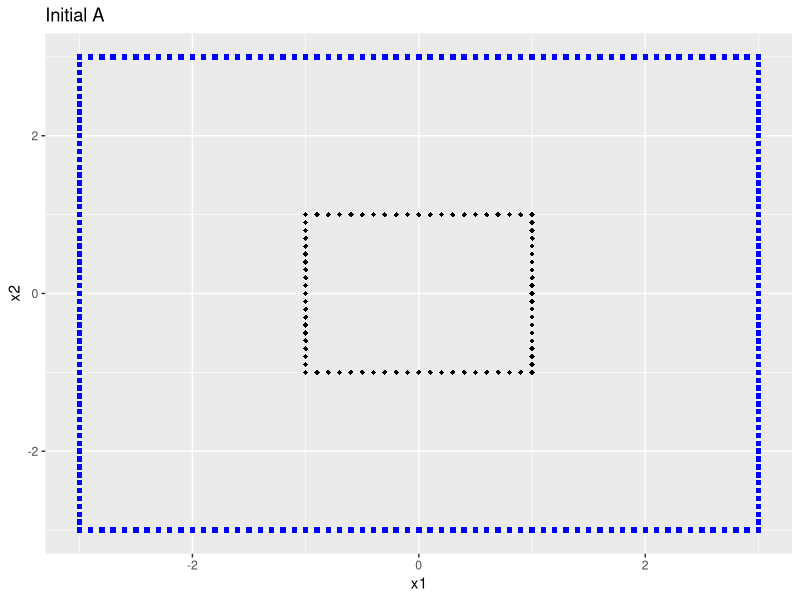
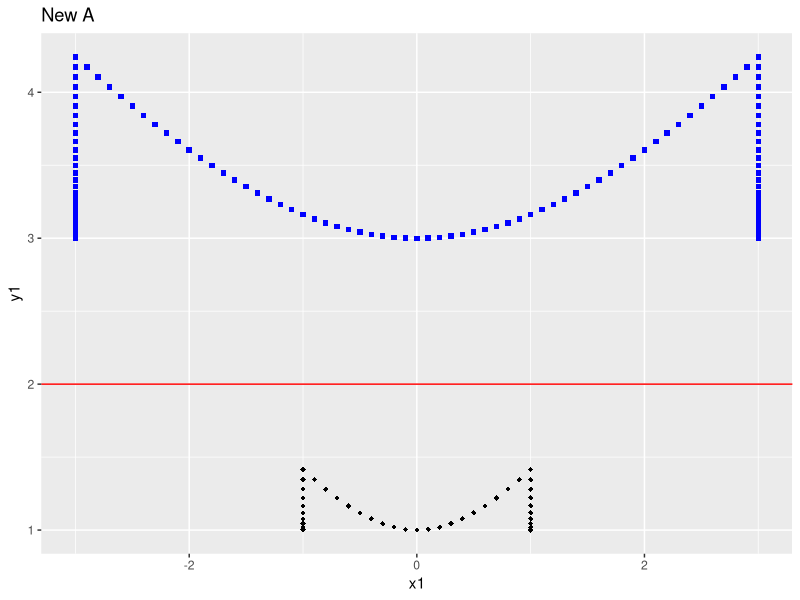
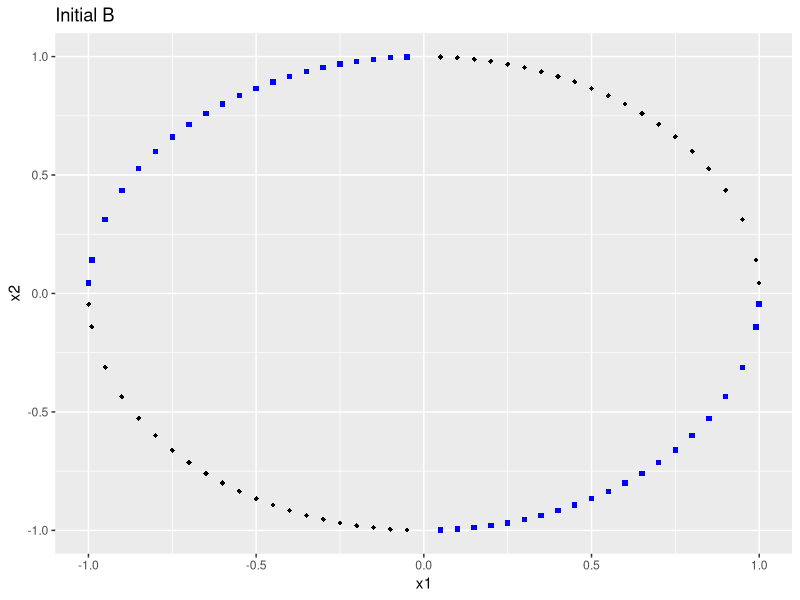
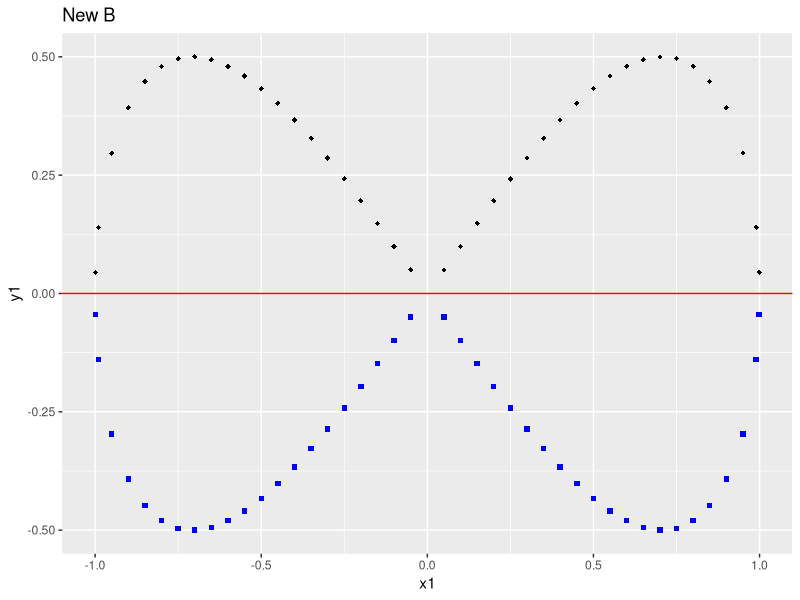
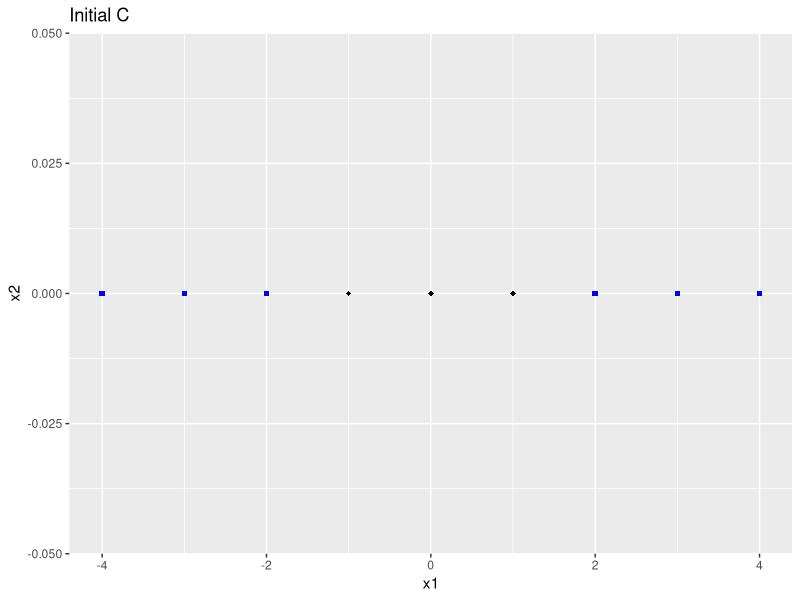
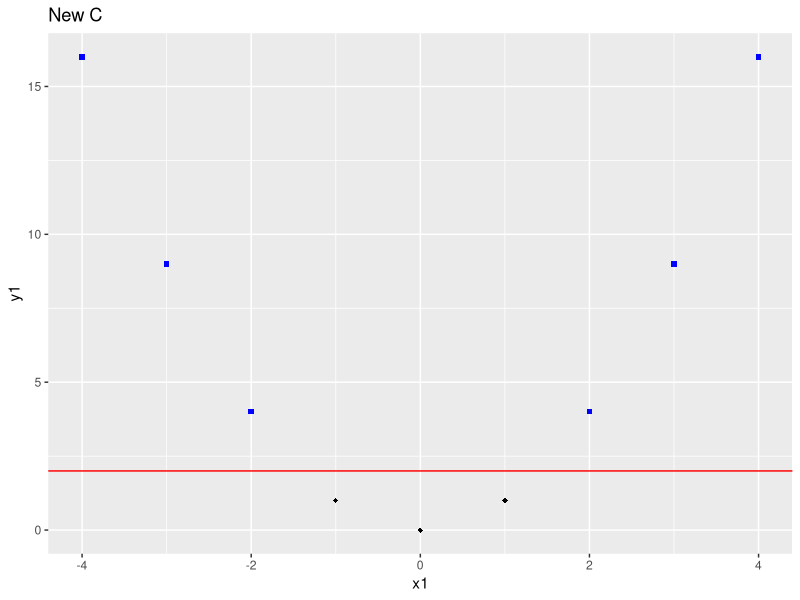
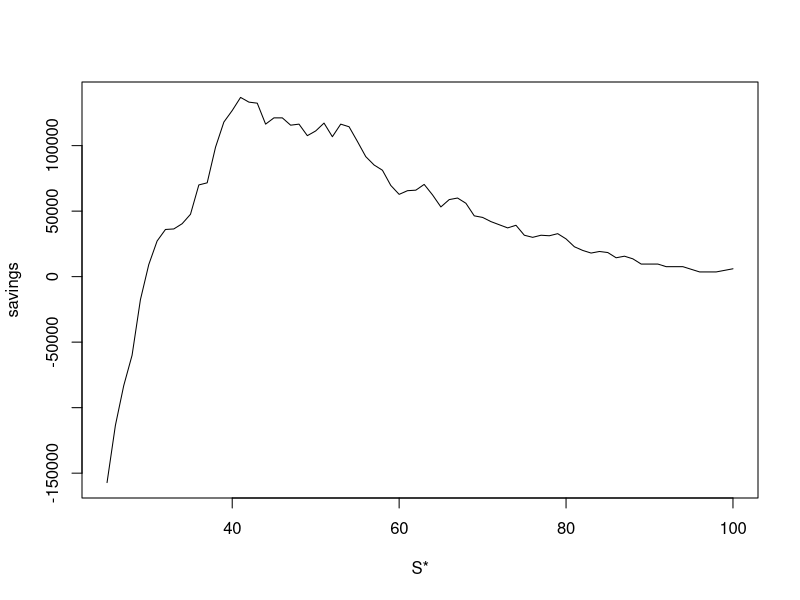
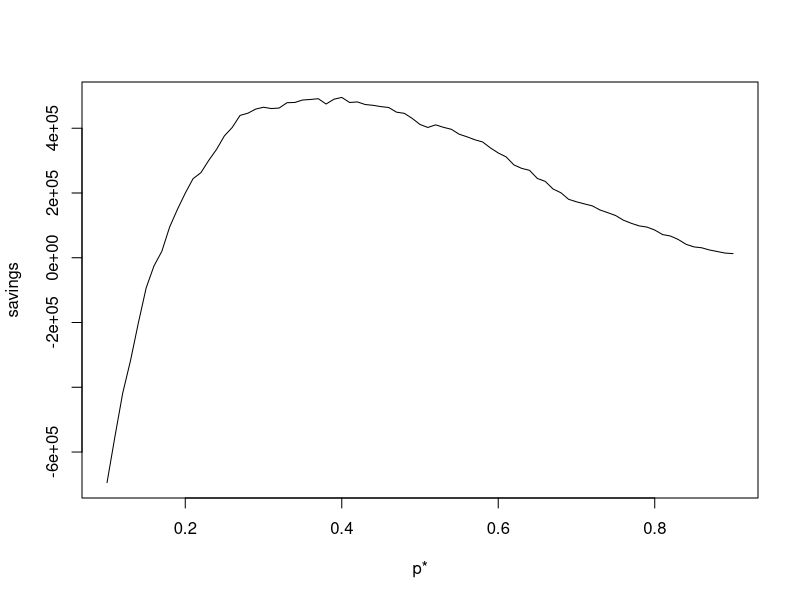

The R source for these figures, in order:
## ---- chunk 1
knitr::opts_chunk$set(echo = TRUE)
library(ggplot2)
library(readr)
library(dplyr)


## ---- chunk 2
q1_a <- read_csv("q1_a.csv")
q1_b <- read_csv("q1_b.csv")
q1_c <- read_csv("q1_c.csv")
## ---- chunk 3
#Initial
ggplot(q1_a, aes(x = x1, y = x2, col = col, shape = col))+ geom_point() + ggtitle("Initial A") + scale_color_manual(values = c("black","blue")) + theme(legend.position = "none") + scale_shape_manual(values = c(18,15 ))

#Transform
a_new <- q1_a %>% mutate(y1 = sqrt((x1 * x1) + (x2 * x2)))

#New plot with line
ggplot(a_new, aes(x = x1, y = y1,  col = col, shape = col)) + geom_point() + ggtitle("New A") + scale_color_manual(values = c("black","blue")) + theme(legend.position = "none") + geom_abline(slope = 0, intercept = 2, color = "red") + scale_shape_manual(values = c(18,15 ))
## ---- chunk 4
#Initial
ggplot(q1_b, aes(x = x1, y = x2, col = col, shape = col))+ geom_point() + ggtitle("Initial B") + scale_color_manual(values = c("black","blue")) + theme(legend.position = "none") + scale_shape_manual(values = c(18,15 ))

#Transform
b_new <- q1_b %>%  mutate(y1 = x1 * x2)

#New plot with line
ggplot(b_new, aes(x = x1, y = y1, col = col, shape = col)) + geom_point() + ggtitle("New B") + scale_color_manual(values = c("black","blue")) + theme(legend.position = "none") + geom_abline(slope = 0, intercept = 0, color = "red") + scale_shape_manual(values = c(18,15 ))
## ---- chunk 5
#Initial
ggplot(q1_c, aes(x = x1, y = x2, col = col, shape = col))+ geom_point() + ggtitle("Initial C") + scale_color_manual(values = c("black","blue")) + theme(legend.position = "none") + scale_shape_manual(values = c(18,15 ))

#Transform
c_new <- q1_c %>% mutate(y1 = x1 * x1) 

#New plot with line
ggplot(c_new, aes(x = x1, y = y1, col = col, shape = col)) + geom_point() + ggtitle("New C") + scale_color_manual(values = c("black","blue")) + scale_shape_manual(values = c(18,15 )) + theme(legend.position = "none") + geom_abline(slope = 0, intercept = 2, color = "red")
## ---- chunk 6
# load data
data <- read.csv("Tahoe_Healthcare_Data.csv")
#View(data)
## ---- chunk 7
readmit <- sum(data$readmit30)
readmit
unit_loss <- 8000
total_loss <- readmit * unit_loss
total_loss
## ---- chunk 8
program_unit_cost <- 1200
patients <- nrow(data)
patients 
program_total_cost <- patients * program_unit_cost
program_total_cost

reduce_rate <- 0.4
saving <- total_loss * reduce_rate
saving

net_change <- program_total_cost - saving
net_change
## ---- chunk 9
best_saving <- reduce_rate * readmit * unit_loss - readmit * program_unit_cost 
best_saving
## ---- chunk 10
outcome = matrix(NA, nrow = 76, ncol = 2)

for (s in 25:100) {
  data_new <- data %>% mutate(estimate = ifelse(severity.score > s, 1, 0))
  cost <- 1200 * sum(data_new$estimate)
  save <- (sum(data_new$readmit30 + data_new$estimate == 2)) * 0.4 * 8000
  net <- save - cost
  outcome[s - 24, 1] = s
  outcome[s - 24, 2] = net
}

plot(outcome[,1], outcome[,2], type = "l", xlab = "S*", ylab = "savings")

max_saving <- max(outcome[,2])
max_saving

#Cost savings where S* = 50
outcome[26,][2]

best_s <- outcome[,1][which(outcome[,2] == max_saving)]
best_s
## ---- chunk 11
glm.fit <- glm(readmit30 ~ age + female + flu_season + ed_admit + severity.score + comorbidity.score, data = data, family = binomial)

summary(glm.fit)

## ---- chunk 12
data <- data %>% mutate(fit = predict(glm.fit, data, type = "response"))

outcome2 <- matrix(NA, nrow = 81, ncol = 2)

n = 0

for (p in seq(0.1, 0.9, by = 0.01)) {
  data_new <- data %>% mutate(estimate = ifelse(fit > p, 1, 0))
  cost <- 1200 * sum(data_new$estimate)
  save <- (sum(data_new$readmit30 + data_new$estimate == 2)) * 0.4 * 8000
  net <- save - cost
  n = n + 1
  outcome2[n, 1] = p
  outcome2[n, 2] = net
}

plot(outcome2[,1], outcome2[,2], type = "l", xlab = "p*", ylab = "savings")

max_saving2 <- max(outcome2[,2])
max_saving2

#outcome of p* = .6
outcome2[51,][2]

best_s <- outcome2[,1][which(outcome2[,2] == max_saving2)]
best_s
